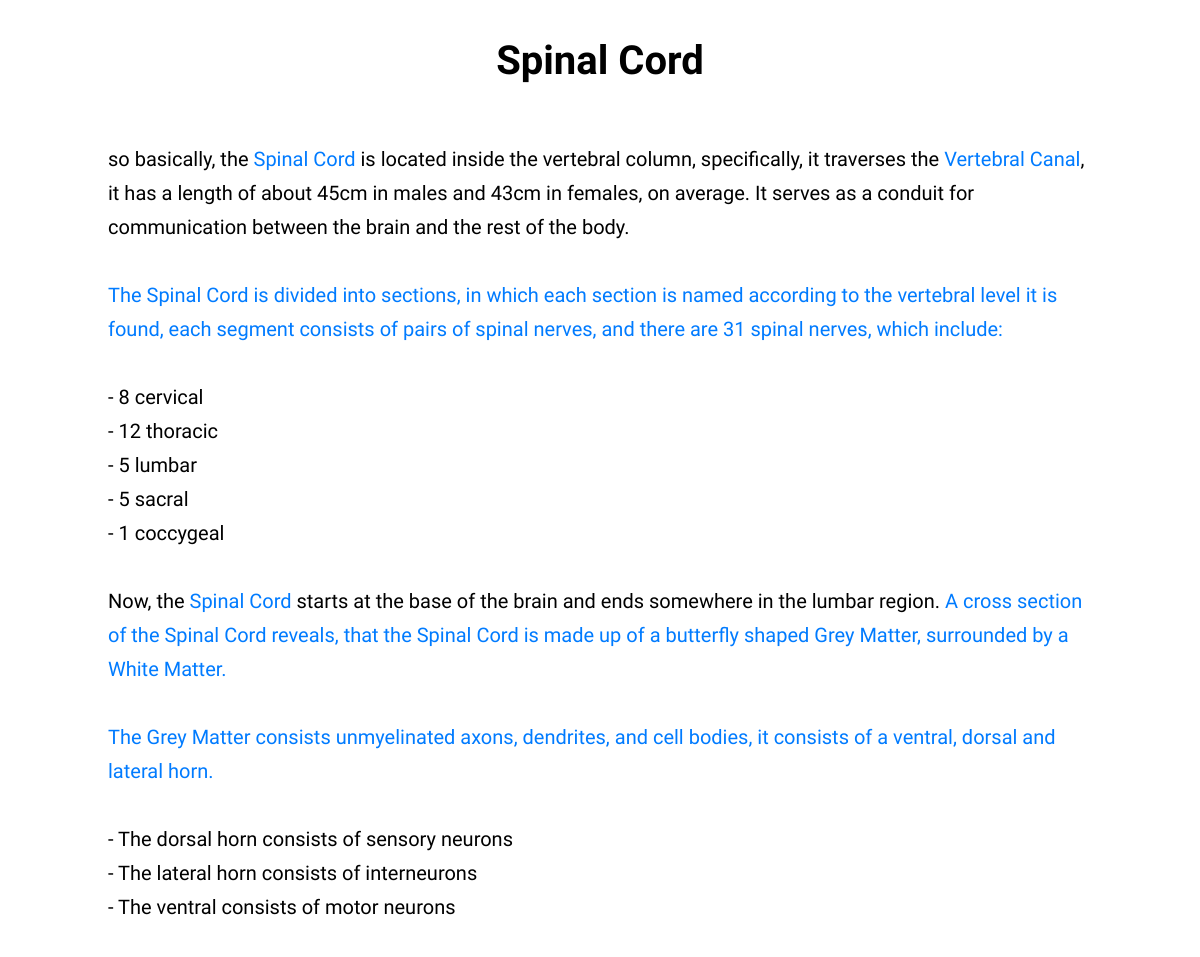
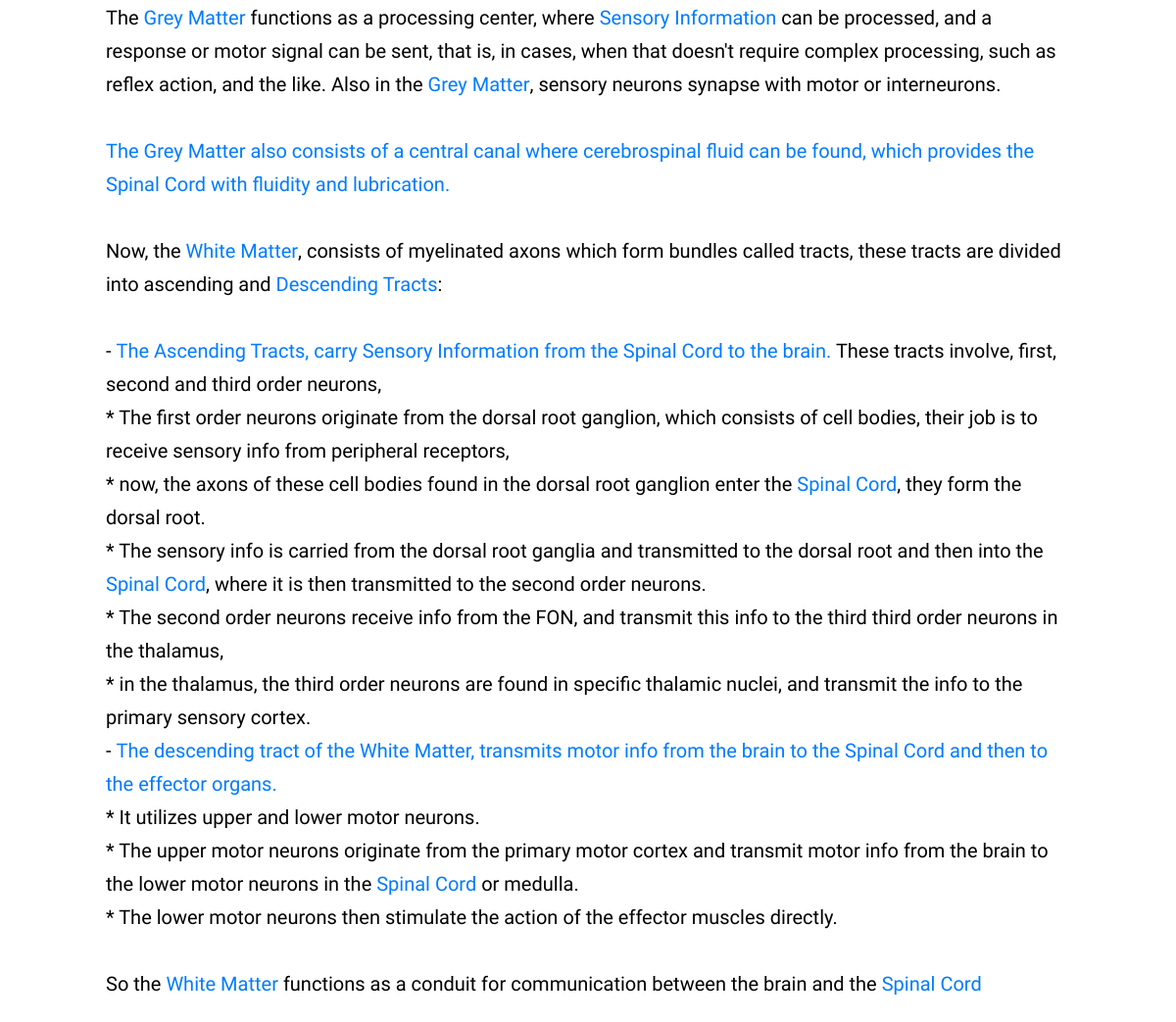
Page /emphasize/spinal-cord-6h97611il9/ on the committed database (2 pictures, top to bottom).
### home/models.py (models this page shows, shortened)
class SavedData(models.Model):
    author = models.ForeignKey(User, on_delete=models.CASCADE)
    title = models.CharField(max_length=60, unique=False)
    data = models.TextField()
    slug = models.SlugField(max_length=100, unique=True, blank=True)

### home/views.py (the view)
# urls.py: path("emphasize/<str:slug>/", emphasisHistoryView, name='detail'),
def emphasisHistoryView(request, slug):
    get_saved_data = SavedData.objects.get(slug=slug)
    return render(request, 'detail_page.html', {"data":get_saved_data})

### home/templates/detail_page.html
{% extends 'base.html' %}
{% block content %}
<h1 class="detail-page-title">{{ data.title }}</h1>
<div class="emphasize-page">
    <div class="container">
    <div id="text-container">{{ data.data|safe }}</div>
    </div>
</div>
{% endblock %}

### staticfiles/css/styles.css (style rules this page uses)
body, html { font-family: 'Google Sans', sans-serif; font-size: 20px; line-height: 1.7; }
h1 { text-align: center; }
strong { font-weight: 500; }
#text-container a { text-decoration: none; color: #007bff; }
#text-container strong { color: #007bff; }
.container { display: inline-block; }
.emphasize-page { padding: 20px; padding-left: 100px; padding-right: 100px; }

### rows in the picture
SavedData: title "Spinal Cord", data "so basically, the Spinal Cord is located inside the vertebral column, specifically, it traverses the Vertebral Canal , it has a length of about 45cm in males and 43cm in females, on average. It serves as a conduit for communication between the brain and the rest of the body. The Spinal Cord is divided into sections, in which each section is named according to the vertebral level it is found, each segment consists of pairs of spinal nerves, and there are 31 spinal nerves, which include: - 8 cervical - 12 thoracic - 5 lumbar - 5 sacral - 1 coccygeal Now, the Spinal Cord starts at the base of the brain and ends somewhere in the lumbar region. A cross section of the Spinal Cord reveals, that…"
